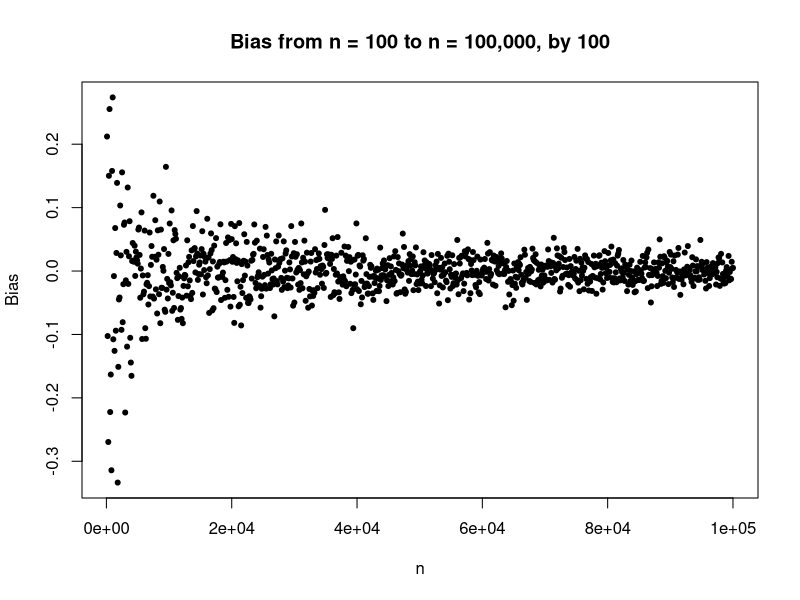
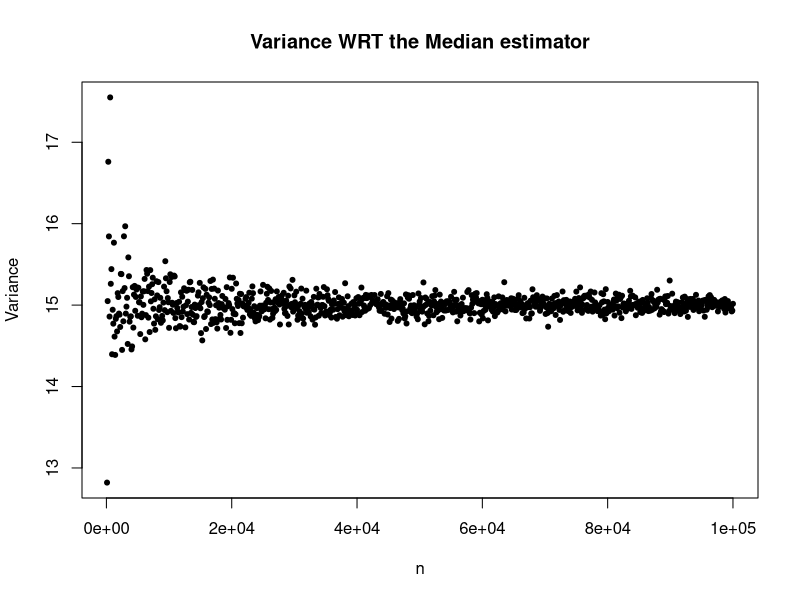
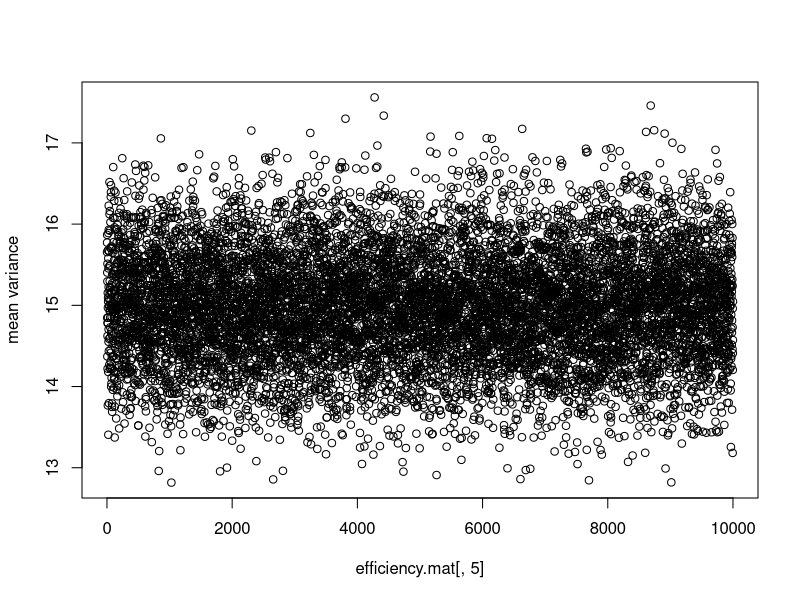
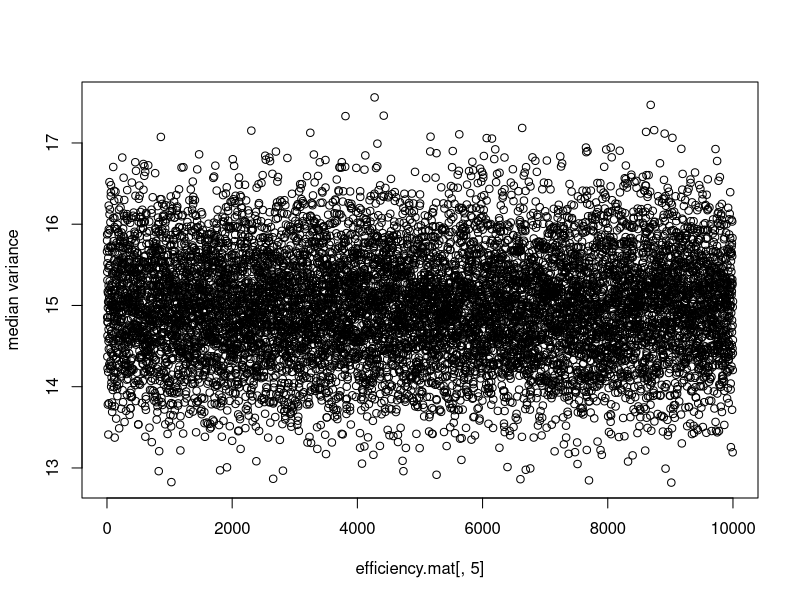

Recreate these plots in R, in order.
## ---- chunk 1
set.seed(8675309)
height <- rnorm(100, 70, sqrt(15))
head(height)
bias <- median(height) - 70
bias
## ---- chunk 2
set.seed(8675309)
vec.length <- 100000/100
bias.mat <- matrix(NA, vec.length, 4)
iter <- 0
mean <- 70
sd <- sqrt(15)

for ( i in seq(100, 100000, 100) ) {
  iter <- iter + 1
  
  height <- rnorm(i, mean, sd)
  median <- median(height)
  
  median.vec <- rep(median, i)
  
  bias.mat[iter, 1] <- i / 100
  bias <- median - mean
  bias.mat[iter, 2] <- bias
  sum <- 0
  
  for ( h in height ) {
    sum <- sum + ( ( h - median ) ** 2 )
  }
  
  bias.mat[iter, 3] <- sum / length(height)
  bias.mat[iter, 4] <- iter * 100
}

head(bias.mat)

plot(
  bias.mat[,4],
  bias.mat[,2],
  main = "Bias from n = 100 to n = 100,000, by 100",
  xlab = "n",
  ylab = "Bias",
  pch = 20
)

## ---- chunk 3

plot(
  bias.mat[,4],
  bias.mat[,3],
  main = "Variance WRT the Median estimator",
  xlab = "n",
  ylab = "Variance",
  pch = 20
)
## ---- chunk 4
set.seed(8675309)
efficiency.mat <- matrix(NA, 10000, 5)

for ( i in seq(1, 10000, 1) ) {
  height <- rnorm(1000, mean, sd)
  
  efficiency.mat[i, 1] <- mean(height)
  efficiency.mat[i, 3] <- median(height)
  
  mean.var <- 0
  median.var <- 0
  
  mean.e <- mean(height)
  median.e <- median(height)
  
  for ( h in height ) {
    mean.var <- mean.var + ( ( h - mean.e ) ** 2 )
    median.var <- median.var + ( ( h - median.e ) ** 2 )
  }
  
  mean.var <- mean.var / length(height)
  median.var <- median.var / length(height)

  efficiency.mat[i, 2] <- mean.var
  efficiency.mat[i, 4] <- median.var
  efficiency.mat[i, 5] <- i
}

plot(
  efficiency.mat[,5],
  efficiency.mat[,2],
  Xlab = "n",
  ylab = "mean variance"
)

plot(
  efficiency.mat[,5],
  efficiency.mat[,4],
  Xlab = "n",
  ylab = "median variance"
)

mean(efficiency.mat[,2])
mean(efficiency.mat[,4])
